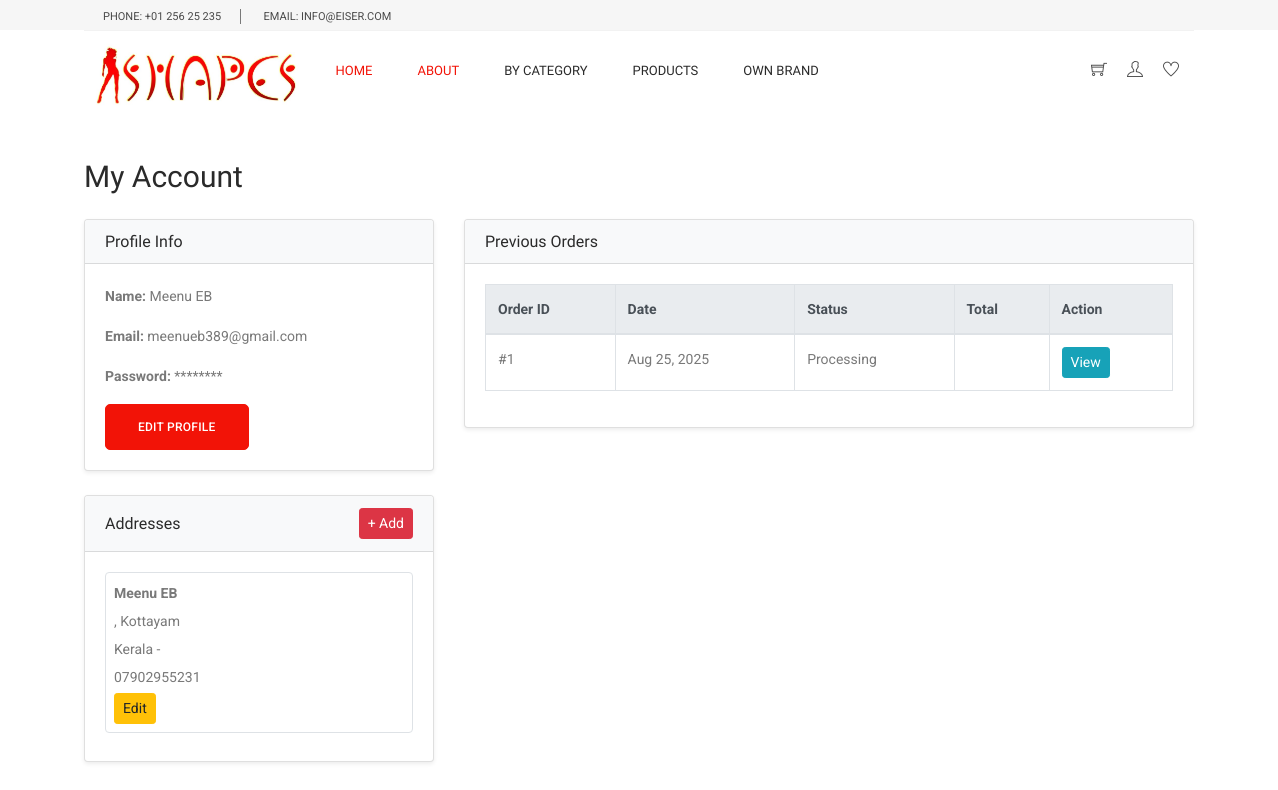
Screenshot of /my_account/ (signed in) with the database file from the repository.
### Shape_App/models.py (models this page shows, shortened)
class tbl_Signup(models.Model):
    fullname=models.CharField(max_length=100,null=True)
    email=models.EmailField(null=True)
    password=models.CharField(max_length=100,null=True)
    created_at = models.DateTimeField(auto_now_add=True)
    updated_at = models.DateTimeField(auto_now=True)

class Address(models.Model):
    user = models.ForeignKey("tbl_Signup", on_delete=models.CASCADE, related_name="addresses")
    full_name = models.CharField(max_length=200)
    phone = models.CharField(max_length=15)
    pincode = models.CharField(max_length=10)
    house_name = models.CharField(max_length=200)
    city = models.CharField(max_length=100)
    state = models.CharField(max_length=100)
    landmark = models.CharField(max_length=200, blank=True, null=True)
    is_default = models.BooleanField(default=False)

class Order(models.Model):
    user = models.ForeignKey("tbl_Signup", on_delete=models.CASCADE, related_name="orders")
    address = models.ForeignKey(Address, on_delete=models.SET_NULL, null=True, blank=True)
    created_at = models.DateTimeField(auto_now_add=True)
    updated_at = models.DateTimeField(auto_now=True)
    razorpay_order_id = models.CharField(max_length=255, blank=True, null=True)
    razorpay_payment_id = models.CharField(max_length=255, blank=True, null=True)
    razorpay_signature = models.CharField(max_length=255, blank=True, null=True)
    status_choices = [
        ("Pending", "Pending"),
        ("Processing", "Processing"),
        ("Shipped", "Shipped"),
        ("Delivered", "Delivered"),
        ("Cancelled", "Cancelled"),
    ]
    status = models.CharField(max_length=20, choices=status_choices, default="Pending")
    total_price = models.DecimalField(max_digits=10, decimal_places=2, default=0)

### Shape_App/views.py (the view)
# urls.py: path("my_account/",views.my_account,name="my_account"),
def my_account(request):
    user = request.session['userid']
    orders=Order.objects.filter(user=user)
    addresses = Address.objects.filter(user=user)
    profile=tbl_Signup.objects.filter(id=user)
    context={
        "orders":orders,
        "addresses":addresses,
        "profile":profile
    }
    return render(request,"my_account.html",context)

### templates/my_account.html (shortened to what this page needs)
{% include "index_nav.html" %}
{% load static %}
{% block content %}
<div class="container py-5">
    <h2 class="mb-4">My Account</h2>
    <div class="row">
        <div class="col-md-4">
            <div class="card shadow-sm mb-4">
                <div class="card-header bg-light text-white">
                    <h5 class="mb-0">Profile Info</h5>
                </div>
                <div class="card-body">
                    {% for p in profile %}
                        <p><strong>Name:</strong> {{ p.fullname }}</p>
                        <p><strong>Email:</strong> {{ p.email }}</p>
                        <p><strong>Password:</strong> ********</p>
                        <button class="btn btn-sm main_btn" data-toggle="modal" data-target="#editProfileModal{{p.id}}">Edit Profile</button>
                    {% endfor %}
                </div>
            </div>
            <div class="card shadow-sm">
                <div class="card-header bg-light text-white d-flex justify-content-between align-items-center">
                    <h5 class="mb-0">Addresses</h5>
                    <button class="btn btn-sm btn-danger" data-toggle="modal" data-target="#addAddressModal">+ Add</button>
                </div>
                <div class="card-body">
                    {% if addresses %}
                        {% for addr in addresses %}
                            <div class="border rounded p-2 mb-2">
                                <p class="mb-1"><strong>{{ addr.full_name }}</strong></p>
                                <p class="mb-1">{{ addr.address }}, {{ addr.city }}</p>
                                <p class="mb-1">{{ addr.state }} - {{ addr.zipcode }}</p>
                                <p class="mb-1">{{ addr.phone }}</p>
                                <button class="btn btn-sm btn-warning" data-toggle="modal" data-target="#editAddressModal{{addr.id}}">Edit</button>
                            </div>
                        {% endfor %}
                    {% else %}
                        <p class="text-muted">No addresses found. Add a new one.</p>
                    {% endif %}
                </div>
            </div>
        </div>
        <div class="col-md-8">
            <div class="card shadow-sm">
                <div class="card-header bg-light text-white">
                    <h5 class="mb-0">Previous Orders</h5>
                </div>
                <div class="card-body">
                    {% if orders %}
                        <table class="table table-bordered">
                            <thead class="thead-light">
                                <tr>
                                    <th>Order ID</th>
                                    <th>Date</th>
                                    <th>Status</th>
                                    <th>Total</th>
                                    <th>Action</th>
                                </tr>
                            </thead>
                            <tbody>
                                {% for order in orders %}
                                    <tr>
                                        <td>#{{ order.id }}</td>
                                        <td>{{ order.created_at|date:"M d, Y" }}</td>
                                        <td>{{ order.status }}</td>
                                        <td>{{ order.total|floatformat:0 }}</td>
                                        <td>
                                            <button class="btn btn-sm btn-info" data-bs-toggle="modal" data-bs-target="#orderDetailModal{{order.id}}">View</button>
                                        </td>
                                    </tr>
                                {% endfor %}
                            </tbody>
                        </table>
                    {% else %}
                        <p class="text-muted">No orders found.</p>
                    {% endif %}
                </div>
            </div>
        </div>
    </div>
</div>
{% endblock %}

### static/css/style.css (style rules this page uses)
body { line-height:24px;font-size:14px;font-family:"Roboto",sans-serif;font-weight:normal;color:#797979 }
h1,h2,h3,h4,h5,h6 { font-family:"Heebo",sans-serif;color:#2a2a2a;font-weight:500 }
h2 { font-size:30px }
h5 { font-size:16px }
.main_btn { display:inline-block;background:#f21307;padding:0px 32px;letter-spacing:0.25px;color:#fff;font-family:"Roboto",sans-serif;font-size:12px;font-weight:500;line-height:44px;outline:none !important;box-shadow:none !important;text-align:center;border:1px solid #f21307;cursor:pointer;text-transform:uppercase;transition:all 300ms linear 0s;border-radius:5px }

### rows the page displays
tbl_Signup: fullname "Meenu EB", email "meenueb389@gmail.com"
Address: full_name "Meenu EB", city "Kottayam", state "Kerala", phone "07902955231"
Order: id "1", created_at "Aug 25, 2025", status "Processing"
